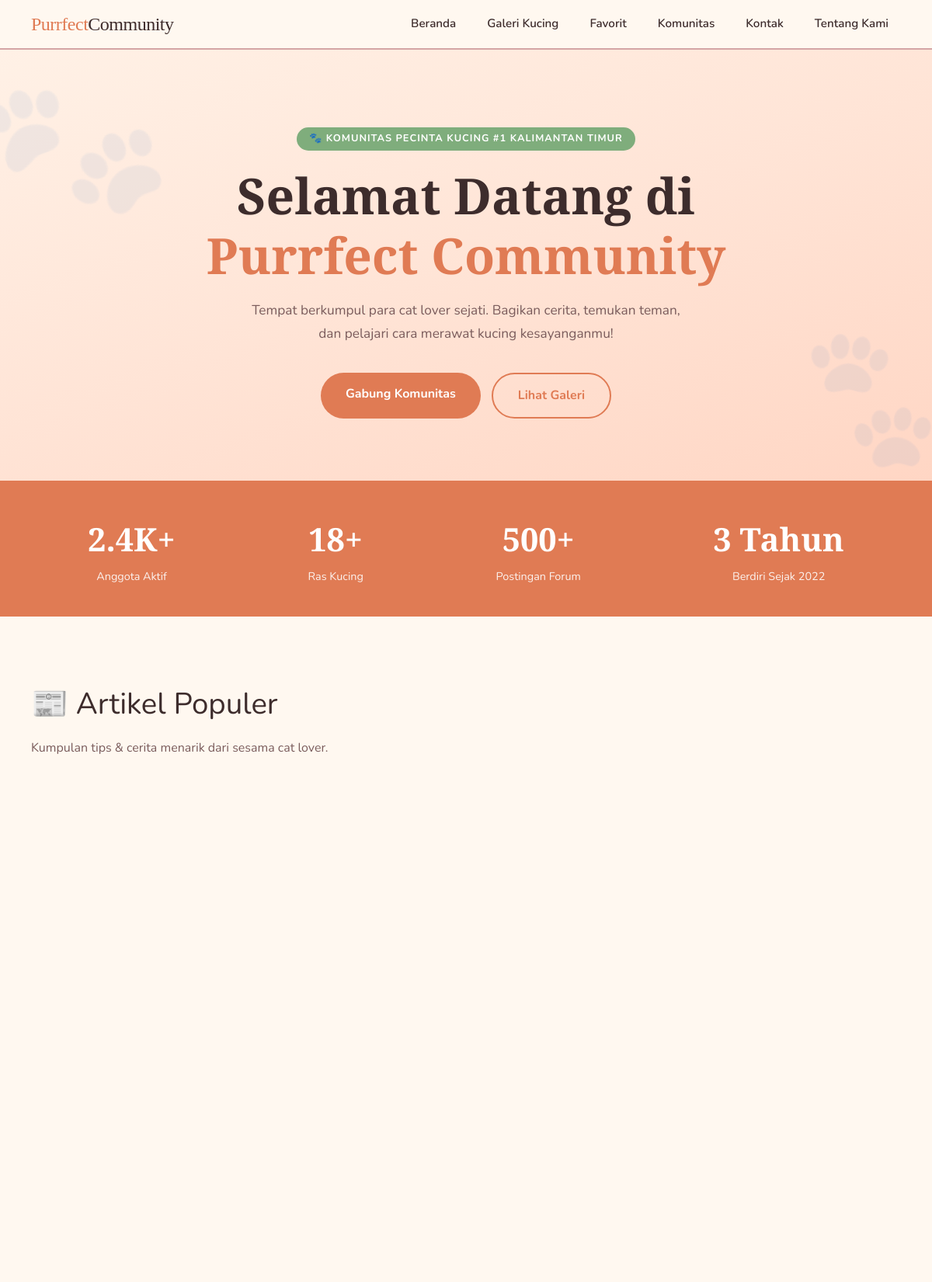
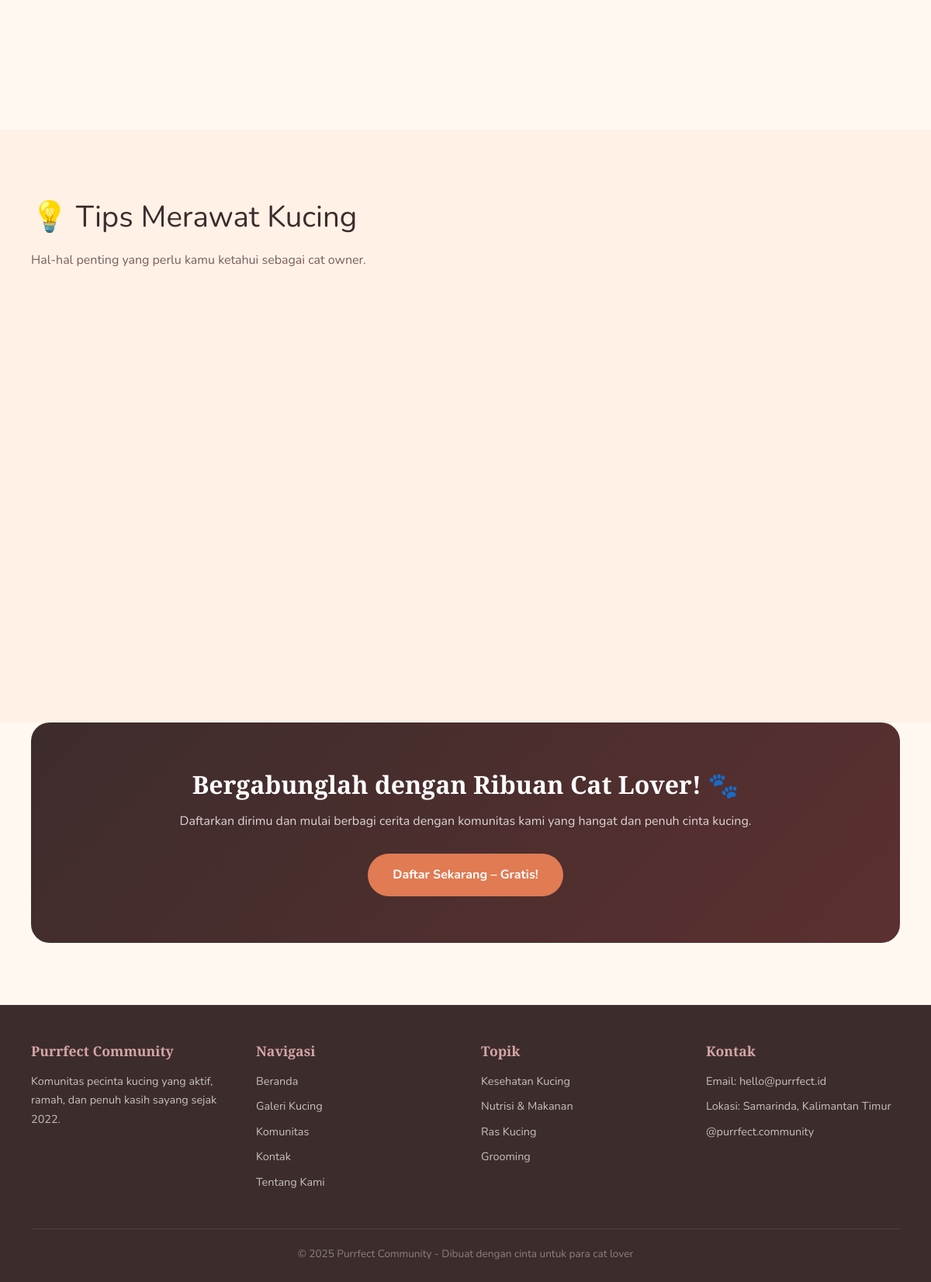
The page / on the database its author committed (2 pictures, top to bottom).
### tables this page shows
CREATE TABLE IF NOT EXISTS stats (
  id INT AUTO_INCREMENT PRIMARY KEY,
  number_text VARCHAR(50) NOT NULL,
  label_text VARCHAR(100) NOT NULL,
  sort_order INT NOT NULL DEFAULT 0
);

CREATE TABLE IF NOT EXISTS cta_banner (
  id INT AUTO_INCREMENT PRIMARY KEY,
  heading VARCHAR(150) NOT NULL,
  description TEXT NOT NULL,
  button_text VARCHAR(100) NOT NULL,
  button_href VARCHAR(200) NOT NULL
);

### app/views/user/layouts/main.php (called while the page is built)
<?php
$viewFile = BASE_PATH . '/app/views/' . $view . '.php';
require BASE_PATH . '/app/views/user/layouts/header.php';
require $viewFile;
require BASE_PATH . '/app/views/user/layouts/footer.php';

### app/controllers/BerandaController.php (called while the page is built, shortened)
<?php
class BerandaController extends Controller
{
    private BerandaModel $model;
    public function __construct()
    {
        global $koneksi;
        $this->model = new BerandaModel($koneksi);
    }
    public function index(): void
    {
        $hero = $this->model->getHeroBadge();
        $this->view('user/beranda/index', [
            'title' => 'Purrfect Community - Komunitas Pecinta Kucing',
            'heroBadge' => (string)($hero['badge_text'] ?? ''),
            'stats' => $this->model->getStats(),
            'popularArticles' => $this->model->getArticles(),
            'tips' => $this->model->getTips(),
            'cta' => $this->model->getCta(),
        ]);
    }
}

### app/core/Router.php (called while the page is built, shortened)
<?php
class Router
{
    private array $routes = [];
    public function get(string $path, string $action): void
    {
        $this->routes['GET'][$path] = $action;
    }
    public function post(string $path, string $action): void
    {
        $this->routes['POST'][$path] = $action;
    }
    public function dispatch(): void
    {
        $method = $_SERVER['REQUEST_METHOD'] ?? 'GET';
        $url = parse_url($_SERVER['REQUEST_URI'] ?? '/', PHP_URL_PATH) ?: '/';
        $url = trim($url, '/');
        $url = $url === '' ? '/' : '/' . $url;
        $action = $this->routes[$method][$url] ?? null;
        [$controllerName, $methodAction] = explode('@', $action);
        $controller = new $controllerName();
        $controller->$methodAction();
    }
}

### public/index.php (called while the page is built, shortened)
<?php
require_once BASE_PATH . '/app/core/Router.php';
$router = new Router();
try {
    $router->dispatch();
} catch (Throwable $e) {
    ErrorHandler::handleException($e);
}

### app/core/Model.php (called while the page is built, shortened)
<?php
class Model
{
    protected mysqli $db;
    public function __construct(mysqli $db)
    {
        $this->db = $db;
    }
    protected function fetchAll(string $sql, string $types = '', array $params = []): array
    {
        $stmt = $this->db->prepare($sql);
        $stmt->execute();
        $result = $stmt->get_result();
        $rows = $result ? $result->fetch_all(MYSQLI_ASSOC) : [];
        return $rows;
    }
    protected function fetchOne(string $sql, string $types = '', array $params = []): ?array
    {
        $rows = $this->fetchAll($sql, $types, $params);
        return $rows[0] ?? null;
    }
}

### app/models/BerandaModel.php (called while the page is built, shortened)
<?php
require_once BASE_PATH . '/app/core/Model.php';
class BerandaModel extends Model
{
    public function getStats(): array
    {
        return $this->fetchAll("SELECT id, number_text, label_text FROM stats ORDER BY sort_order ASC, id ASC");
    }
    public function getCta(): ?array
    {
        return $this->fetchOne("SELECT id, heading, description, button_text, button_href FROM cta_banner ORDER BY id ASC LIMIT 1");
    }
}

### app/views/user/beranda/index.php (the view, shortened to what this page needs)
<?php
$ctaHref = (string)($cta['button_href'] ?? '/komunitas');
$ctaHref = str_replace(['index.php', 'galeri.php', 'favorites.php', 'komunitas.php', 'kontak.php', 'tentang.php', 'komunitas.html'], ['/', '/galeri', '/favorit', '/komunitas', '/kontak', '/tentang', '/komunitas'], $ctaHref);
$ctaHref = BASE_URL . $ctaHref;
?>
<section class="hero">
  <div class="hero-badge"><?= htmlspecialchars($heroBadge, ENT_QUOTES, 'UTF-8') ?></div>
  <h1>Selamat Datang di<br><em>Purrfect Community</em></h1>
  <p>Tempat berkumpul para cat lover sejati. Bagikan cerita, temukan teman, dan pelajari cara merawat kucing kesayanganmu!</p>
  <div class="btn-group">
    <a href="<?= BASE_URL ?>/komunitas" class="btn btn-primary">Gabung Komunitas</a>
    <a href="<?= BASE_URL ?>/galeri" class="btn btn-outline">Lihat Galeri</a>
  </div>
</section>
<div class="stats">
  <?php foreach ($stats as $stat): ?>
    <div class="stat-item">
      <div class="stat-number"><?= htmlspecialchars($stat['number_text'] ?? '', ENT_QUOTES, 'UTF-8') ?></div>
      <div class="stat-label"><?= htmlspecialchars($stat['label_text'] ?? '', ENT_QUOTES, 'UTF-8') ?></div>
    </div>
  <?php endforeach; ?>
</div>
<section>
  <div class="section-header">
    <div class="section-title">📰 Artikel Populer</div>
    <p class="section-sub">Kumpulan tips & cerita menarik dari sesama cat lover.</p>
  </div>
  <div class="cards-flex">
  </div>
</section>
<div class="tips-bg">
  <div class="section-header">
    <div class="section-title">💡 Tips Merawat Kucing</div>
    <p class="section-sub">Hal-hal penting yang perlu kamu ketahui sebagai cat owner.</p>
  </div>
  <div class="tips-grid">
  </div>
</div>
<div class="cta-banner">
  <h2><?= htmlspecialchars($cta['heading'] ?? '', ENT_QUOTES, 'UTF-8') ?></h2>
  <p><?= htmlspecialchars($cta['description'] ?? '', ENT_QUOTES, 'UTF-8') ?></p>
  <a href="<?= htmlspecialchars($ctaHref, ENT_QUOTES, 'UTF-8') ?>" class="btn">
    <?= htmlspecialchars($cta['button_text'] ?? 'Daftar', ENT_QUOTES, 'UTF-8') ?>
  </a>
</div>

### public/assets/css/style.css (style rules this page uses)
*, *::before, *::after { box-sizing: border-box; margin: 0; padding: 0; }
:root { --cream: #FFF8F0; --orange: #E07B54; --rose: #D4A5A5; --sage: #7FAD7C; --dark: #3D2C2C; --mid: #7A5C5C; --card-bg: #FFFFFF; --shadow: 0 6px 28px rgba(61, 44, 44, .10); }
html { scroll-behavior: smooth; }
body { font-family: 'Nunito', sans-serif; background: var(--cream); color: var(--dark); line-height: 1.7; }
h1, h2, h3, h4 { font-family: 'Playfair Display', serif; line-height: 1.25; }
a { text-decoration: none; }
.btn { padding: 14px 32px; border-radius: 50px; font-family: 'Nunito', sans-serif; font-weight: 700; font-size: 1rem; text-decoration: none; cursor: pointer; transition: transform .2s, box-shadow .2s; display: inline-block; border: none; }
.btn-primary { background: var(--orange); color: #fff; }
.btn-outline { background: transparent; color: var(--orange); border: 2px solid var(--orange); }
section { padding: 80px 40px; }
.section-title { font-size: clamp(1.6rem, 3.5vw, 2.4rem); color: var(--dark); margin-bottom: 10px; }
.section-sub { color: var(--mid); margin-bottom: 48px; max-width: 480px; }
.section-header { margin-bottom: 48px; }
.cards-flex { display: flex; flex-wrap: wrap; gap: 24px; justify-content: flex-start; }
.hero { text-align: center; padding: 100px 24px 80px; background: linear-gradient(160deg, #FFF1E6 0%, #FFE4D6 50%, #FFD6C4 100%); position: relative; overflow: hidden; }
.hero::before { content: '🐾'; position: absolute; font-size: 200px; opacity: .06; top: -40px; left: -40px; transform: rotate(-20deg); }
.hero::after { content: '🐾'; position: absolute; font-size: 160px; opacity: .06; bottom: -30px; right: -20px; transform: rotate(15deg); }
.hero-badge { display: inline-block; background: var(--sage); color: #fff; font-size: .8rem; font-weight: 700; letter-spacing: 1px; padding: 4px 16px; border-radius: 30px; margin-bottom: 20px; text-transform: uppercase; }
.hero h1 { font-size: clamp(2.4rem, 6vw, 4rem); color: var(--dark); line-height: 1.2; margin-bottom: 18px; }
.hero h1 em { color: var(--orange); font-style: normal; }
.hero p { max-width: 560px; margin: 0 auto 36px; color: var(--mid); font-size: 1.08rem; }
.btn-group { display: flex; gap: 14px; justify-content: center; flex-wrap: wrap; }
.stats { background: var(--orange); padding: 40px; display: flex; justify-content: space-around; flex-wrap: wrap; gap: 24px; }
.stat-item { text-align: center; color: #fff; }
.stat-number { font-family: 'Playfair Display', serif; font-size: 2.6rem; font-weight: 700; }
.stat-label { font-size: .9rem; opacity: .9; }
.tips-bg { background: #FFF1E6; margin: 0; padding: 80px 40px; }
.tips-grid { display: flex; flex-wrap: wrap; gap: 24px; }
.cta-banner { background: linear-gradient(135deg, var(--dark) 0%, #5C3030 100%); border-radius: 24px; padding: 60px 48px; text-align: center; margin: 0 40px 80px; color: #fff; }
.cta-banner h2 { font-family: 'Playfair Display', serif; font-size: 2rem; margin-bottom: 14px; }
.cta-banner p { opacity: .8; margin-bottom: 28px; }
.cta-banner .btn { background: var(--orange); color: #fff; }
:root { --ring: rgba(224, 123, 84, .22); }

### rows shown on the page
stats: number_text "2.4K+", label_text "Anggota Aktif"
stats: number_text "18+", label_text "Ras Kucing"
stats: number_text "500+", label_text "Postingan Forum"
stats: number_text "3 Tahun", label_text "Berdiri Sejak 2022"
cta_banner: heading "Bergabunglah dengan Ribuan Cat Lover! 🐾", description "Daftarkan dirimu dan mulai berbagi cerita dengan komunitas kami yang hangat dan penuh cinta kucing.", button_text "Daftar Sekarang – Gratis!"

### other values the page prints
$heroBadge "🐾 KOMUNITAS PECINTA KUCING #1 KALIMANTAN TIMUR"
